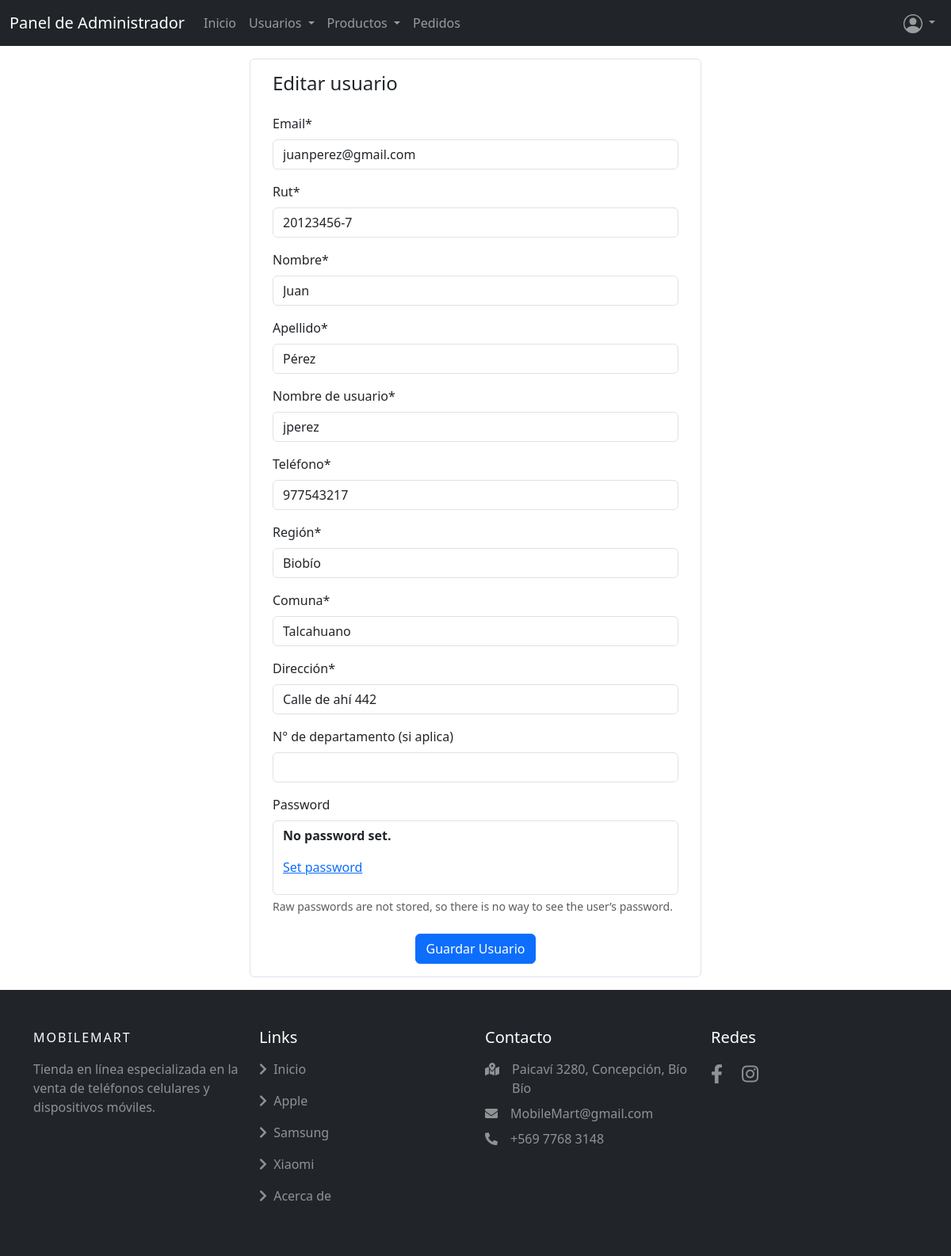
Page /detalleusuario/3/ (signed in) on the committed database.
### mobilemart/models.py (models this page shows, shortened)
class CustomUser(AbstractBaseUser, PermissionsMixin):
    rut=models.CharField(max_length=10)
    nombre = models.CharField(max_length=50)
    apellido = models.CharField(max_length=50)
    email = models.EmailField(unique=True)
    username=models.CharField("Nombre de usuario", max_length=50)
    is_active = models.BooleanField(default=True)
    is_staff = models.BooleanField(default=False)
    telefono = models.CharField(verbose_name="Teléfono", max_length=20)  # Nuevo campo
    region = models.CharField(verbose_name="Región", max_length=100)  # Nuevo campo
    comuna = models.CharField(max_length=100)  # Nuevo campo
    direccion = models.CharField(verbose_name="Dirección",max_length=255)  # Nuevo campo
    num_departamento = models.CharField(verbose_name="N° de departamento (si aplica)", max_length=10, blank=True)  # Nuevo campo
    objects = CustomUserManager()
    USERNAME_FIELD = 'email'
    REQUIRED_FIELDS = ['nombre', 'apellido']

### mobilemart/views.py (the view)
# urls.py: path('detalleusuario/<int:pk>/', detalleusuario, name='detalleusuario'),
@user_passes_test(lambda u: u.is_superuser)
def detalleusuario(request, pk):
    usuario = get_object_or_404(CustomUser, pk=pk)
    form = CustomUserUpdateForm(instance=usuario)
    if request.method == "POST":
        form = CustomUserUpdateForm(data=request.POST, instance=usuario)
        if form.is_valid():
            form.save()
            messages.success(request, 'Usuario modificado correctamente.')
            return redirect('listadousuarios')
    datos={
        "form":form,
        "usuario":usuario
    }
    return render(request, 'mobilemart/detalleusuario.html', datos)

### mobilemart/forms.py
class CustomUserUpdateForm(UserChangeForm):
    class Meta(UserChangeForm.Meta):
        model = CustomUser
        fields = ('email', 'rut', 'nombre', 'apellido', 'username', 'telefono', 'region', 'comuna', 'direccion', 'num_departamento')

### mobilemart/templates/mobilemart/detalleusuario.html (shortened to what this page needs)
{% extends 'mobilemart/baseadmin.html' %}
{% load static %}
{% load crispy_forms_tags %}
    {% block contenido %}
    <div class="container rounded bg-white mt-3 mb-3">
        <div class="row justify-content-center">
            <div class="col-md-6 border-right border rounded">
                <div class="p-3 py-3">
                    <div class="d-flex justify-content-between align-items-center mb-3">
                        <h4 class="text-right">Editar usuario</h4>
                    </div>
                    <form id="editarperfil-form" action="" method="post" enctype="multipart/form-data">
                        {{form | crispy}}
                        <div class="mt-4 text-center"><button class="btn btn-primary profile-button"
                                type="submit">Guardar
                                Usuario</button></div>
                    </form>
                </div>
            </div>
        </div>
    </div>
    {% endblock contenido %}

### mobilemart/static/mobilemart/css/Main.css (style rules this page uses)
html { height: 100%; }
body { min-height: 100%; display:flex; flex-direction: column; }
@media (min-width: 768px) and (max-width: 1200px) { .row { display: flex; flex-wrap: wrap; } }
@media (min-width: 1200px) { .row { display: flex; flex-wrap: wrap; } }

### rows in the picture
CustomUser: email "juanperez@gmail.com", rut "20123456-7", nombre "Juan", apellido "Pérez", username "jperez", telefono "977543217", region "Biobío", comuna "Talcahuano", direccion "Calle de ahí 442"
